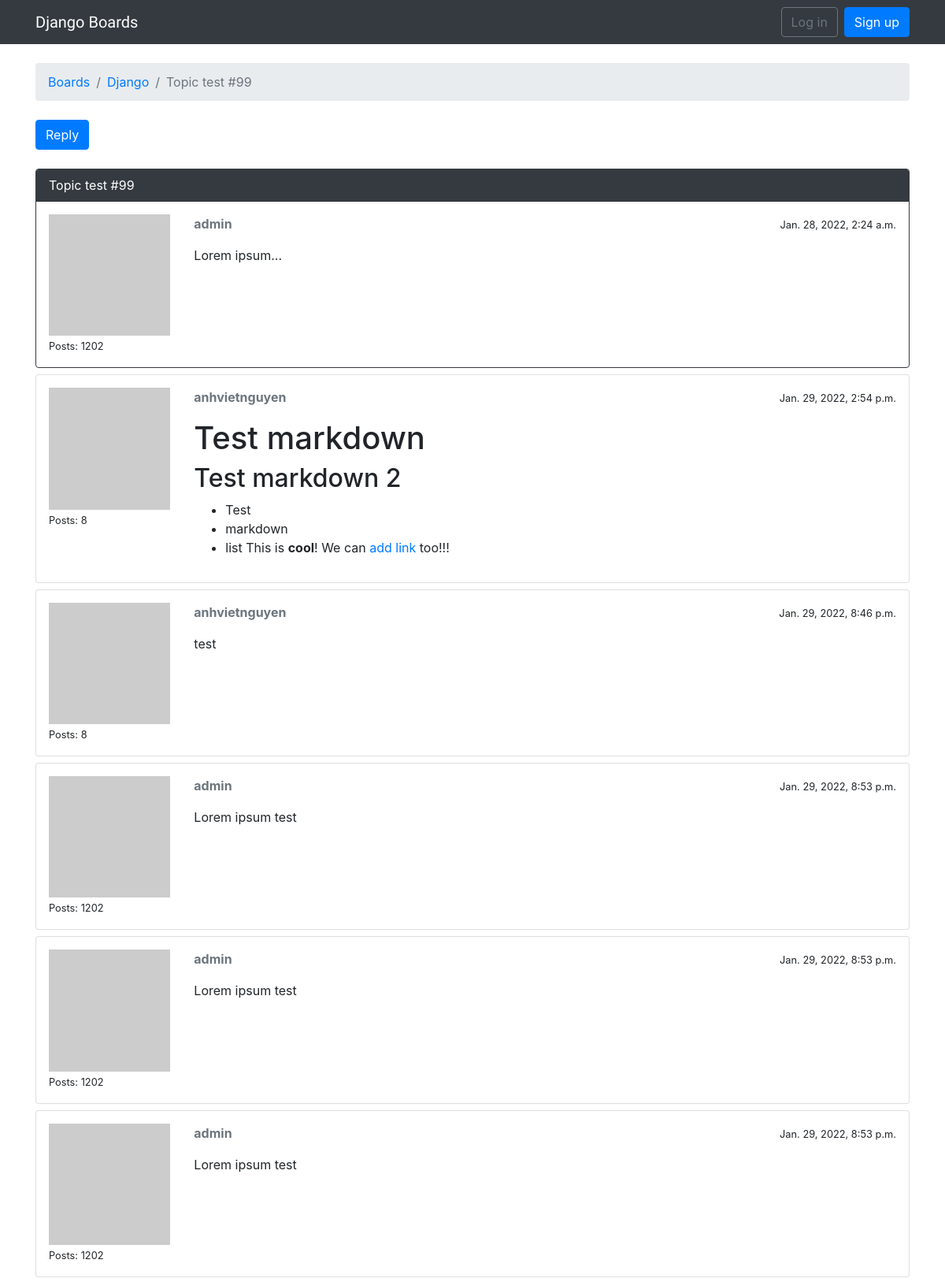
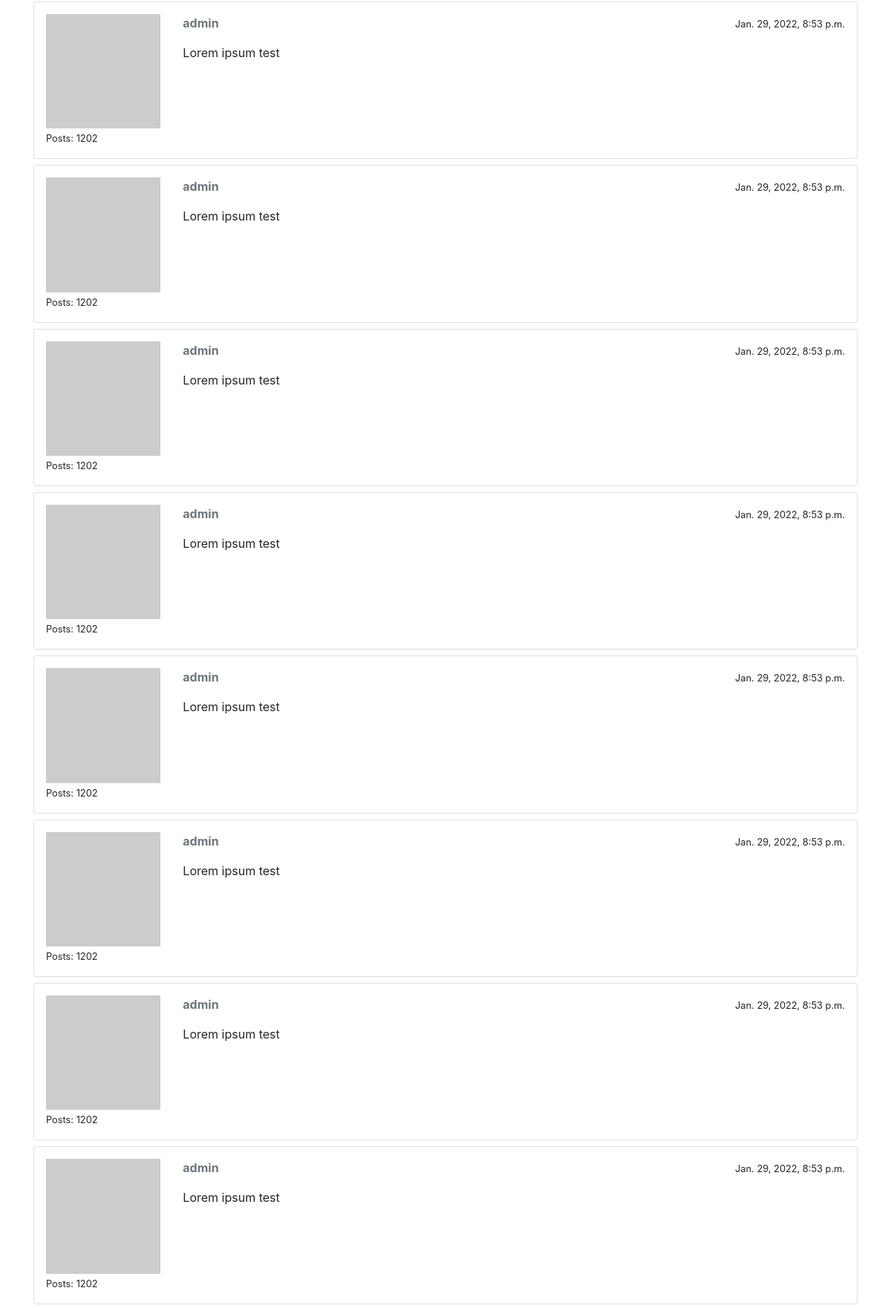
/board/1/topics/105/ (upper part), run on the app's committed database (2 pictures, top to bottom).
### boards/models.py (models this page shows, shortened)
class Topic(models.Model):
    subject = models.CharField(max_length=255)
    last_update = models.DateTimeField(auto_now_add=True)
    board = models.ForeignKey(Board, related_name='topics', on_delete=models.CASCADE)
    starter = models.ForeignKey(User, related_name='topics', on_delete=models.CASCADE)
    views = models.PositiveIntegerField(default=0)

class Board(models.Model):
    name = models.CharField(max_length=30, unique=True)
    description = models.CharField(max_length=100)

class Post(models.Model):
    message = models.TextField(max_length=4000)
    topic = models.ForeignKey(Topic, related_name='posts', on_delete=models.CASCADE)
    created_at = models.DateTimeField(auto_now_add=True)
    updated_at = models.DateTimeField(null=True)
    created_by = models.ForeignKey(User, related_name='posts', on_delete=models.CASCADE)
    updated_by = models.ForeignKey(User, null=True, related_name='+', on_delete=models.CASCADE)
    def get_message_as_markdown(self):
        return mark_safe(markdown(self.message, safe_mode='escape'))

### boards/views.py (the view)
# urls.py: path('board/<int:pk>/topics/<int:topic_pk>/', views.PostListView.as_view(), name='topic_posts'),
class PostListView(ListView):
    model = Post
    context_object_name = 'posts'
    template_name = 'topic_posts.html'
    paginate_by = 20
    def get_context_data(self, **kwargs):
        session_key = 'viewed_topic_{}'.format(self.topic.pk)
        if not self.request.session.get(session_key, False):
            self.topic.views += 1
            self.topic.save()
            self.request.session[session_key] = True
        kwargs['topic'] = self.topic
        return super().get_context_data(**kwargs)
    def get_queryset(self):
        self.topic = get_object_or_404(Topic, board__pk=self.kwargs.get('pk'), pk=self.kwargs.get('topic_pk'))
        queryset = self.topic.posts.order_by('created_at')
        return queryset

### boards/templatetags/gravatar.py (called while the page is built)
@register.filter
def gravatar(user):
    email = user.email.lower().encode('utf-8')
    default = 'mm'
    size = 256
    url = 'https://www.gravatar.com/avatar/{md5}?{params}'.format(
        md5=hashlib.md5(email).hexdigest(),
        params=urlencode({'d': default, 's': str(size)})
    )
    return url

### templates/topic_posts.html (shortened to what this page needs)
{% extends 'base.html' %}
{% load static %}
{% load gravatar %}
{% block breadcrumb %}
    <li class="breadcrumb-item"><a href="{% url 'home' %}">Boards</a></li>
    <li class="breadcrumb-item"><a href="{% url 'board_topics' topic.board.pk %}">{{ topic.board.name }}</a></li>
    <li class="breadcrumb-item active">{{ topic.subject }}</li>
{% endblock %}
{% block content %}
    <div class="mb-4">
        <a href="{% url 'reply_topic' topic.board.pk topic.pk %}" class="btn btn-primary">Reply</a>
    </div>
    {% for post in posts %}
        <div id="{{ post.pk }}" class="card {% if forloop.last %}mb-4{% else %}mb-2{% endif %} {% if forloop.first %}border-dark{% endif %}">
            {% if forloop.first %}
                <div class="card-header text-white bg-dark py-2 px-3">{{ topic.subject }}</div>
            {% endif %}
            <div class="card-body p-3">
                <div class="row">
                    <div class="col-2">
                        <img src="{{ post.created_by|gravatar }}" alt="{{ post.created_by.username }}" class="w-100">
                        <small>Posts: {{ post.created_by.posts.count }}</small>
                    </div>
                   <div class="col-10">
                        <div class="row mb-3">
                            <div class="col-6">
                                <strong class="text-muted">{{ post.created_by.username }}</strong>
                            </div>
                            <div class="col-6 text-right">
                                <small>{{ post.created_at }}</small>
                            </div>
                        </div>
                        {{ post.get_message_as_markdown}}
                    </div>
                </div>
            </div>
        </div>
    {% endfor %}
{% endblock %}

### data on the page
Topic: board.name "Django", subject "Topic test #99"
Post: created_by.posts.count "1202", created_by.username "admin", created_at "Jan. 28, 2022, 2:24 a.m.", get_message_as_markdown "Lorem ipsum..."
Post: created_by.posts.count "8", created_by.username "anhvietnguyen", created_at "Jan. 29, 2022, 2:54 p.m.", get_message_as_markdown "Test markdown Test markdown 2 Test markdown list This is cool ! We can add link too!!!"
Post: created_by.posts.count "8", created_by.username "anhvietnguyen", created_at "Jan. 29, 2022, 8:46 p.m.", get_message_as_markdown "test"
Post: created_by.posts.count "1202", created_by.username "admin", created_at "Jan. 29, 2022, 8:53 p.m.", get_message_as_markdown "Lorem ipsum test"
Post: created_by.posts.count "1202", created_by.username "admin", created_at "Jan. 29, 2022, 8:53 p.m.", get_message_as_markdown "Lorem ipsum test"
Post: created_by.posts.count "1202", created_by.username "admin", created_at "Jan. 29, 2022, 8:53 p.m.", get_message_as_markdown "Lorem ipsum test"
Post: created_by.posts.count "1202", created_by.username "admin", created_at "Jan. 29, 2022, 8:53 p.m.", get_message_as_markdown "Lorem ipsum test"
Post: created_by.posts.count "1202", created_by.username "admin", created_at "Jan. 29, 2022, 8:53 p.m.", get_message_as_markdown "Lorem ipsum test"
Post: created_by.posts.count "1202", created_by.username "admin", created_at "Jan. 29, 2022, 8:53 p.m.", get_message_as_markdown "Lorem ipsum test"
Post: created_by.posts.count "1202", created_by.username "admin", created_at "Jan. 29, 2022, 8:53 p.m.", get_message_as_markdown "Lorem ipsum test"
Post: created_by.posts.count "1202", created_by.username "admin", created_at "Jan. 29, 2022, 8:53 p.m.", get_message_as_markdown "Lorem ipsum test"
Post: created_by.posts.count "1202", created_by.username "admin", created_at "Jan. 29, 2022, 8:53 p.m.", get_message_as_markdown "Lorem ipsum test"
Post: created_by.posts.count "1202", created_by.username "admin", created_at "Jan. 29, 2022, 8:53 p.m.", get_message_as_markdown "Lorem ipsum test"
Post: created_by.posts.count "1202", created_by.username "admin", created_at "Jan. 29, 2022, 8:53 p.m.", get_message_as_markdown "Lorem ipsum test"
